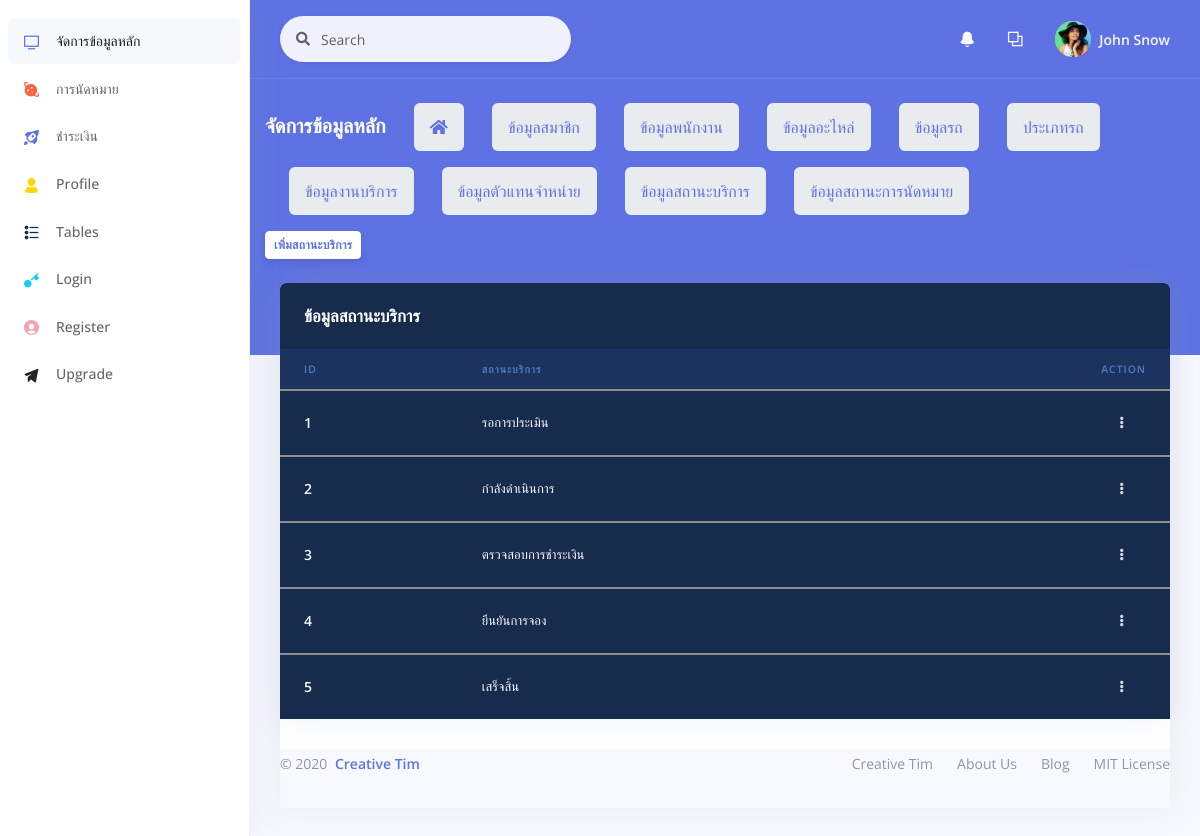
Page /backend/data_status.php on the earlier database version.
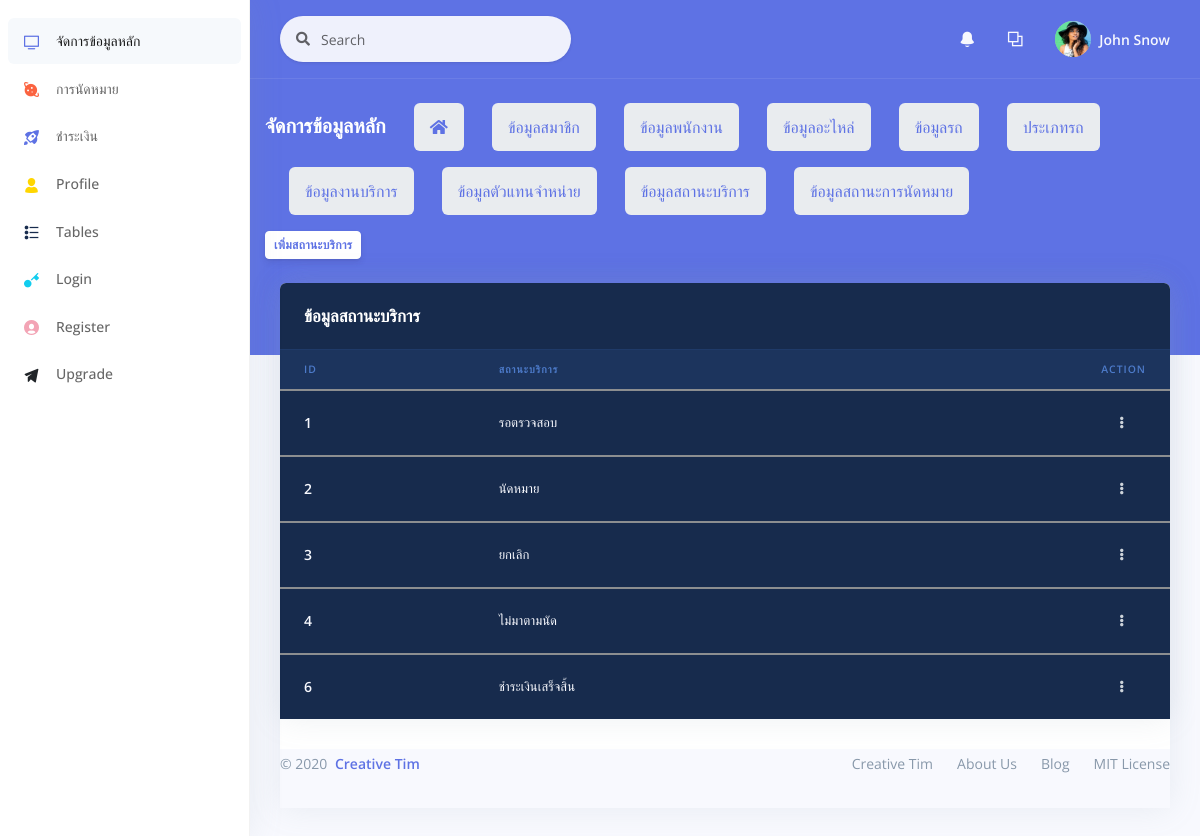
Same page on the later database version.
### tables this page shows
CREATE TABLE `serv_status` (
  `stsv_id` int(11) NOT NULL,
  `stsv_name` varchar(50) NOT NULL
);

### backend/data_status.php (the view, shortened to what this page needs)
<?php
include "../conn.php";
$sql="SELECT * FROM serv_status ORDER BY stsv_id ASC";
$result=mysqli_query($con,$sql);
?>
<!DOCTYPE html>
<html>
<head>
  <link rel="stylesheet" href="./assets/vendor/nucleo/css/nucleo.css" type="text/css">
  <link rel="stylesheet" href="./assets/vendor/@fortawesome/fontawesome-free/css/all.min.css" type="text/css">
  <link rel="stylesheet" href="./assets/css/argon.css?v=1.2.0" type="text/css">
</head>
<body>
<?php
    include "object/sidebar.php";
    include "object/_nev.php";
    include "object/listdata.php";
  ?>
            </div>
            <div class="text-right">
              <a href="Ac_regis_stsv.php" class="btn btn-sm btn-neutral">เพิ่มสถานะบริการ</a>
            </div>
          </div>
        </div>
      </div>
    </div>
    <div class="container-fluid mt--6">
      <div class="row">
        <div class="col">
          <div class="card">
      <div class="row">
        <div class="col">
          <div class="card bg-default shadow">
            <div class="card-header bg-transparent border-0">
              <h3 class="text-white mb-0">ข้อมูลสถานะบริการ</h3>
            </div>
            <div class="table-responsive">
              <table class="table align-items-center table-dark table-flush">
                <thead class="thead-dark">
                <tr>
                    <th scope="col" class="sort" data-sort="ID">ID</th>
                    <th scope="col" class="sort" data-sort="service">สถานะบริการ</th>
                    <th scope="col"class="text-right">Action</th>
                  </tr>
                </thead>
                <tbody class="list">
                  <?php
                while($rs=mysqli_fetch_array($result)){
                  $stsv_id = $rs['stsv_id'];
                  $stsv_name = $rs['stsv_name'];
                ?>
                <tbody class="list">
                  <tr>
                    <th scope="row">
                      <div class="media align-items-center">
                        <div class="media-body">
                          <span class="name mb-0 text-sm"><?php echo $stsv_id?></span>
                        </div>
                      </div>
                    </th>
                    <td class="budget">
                    <?php echo $stsv_name?>
                    </td>
                    <td class="text-right">
                      <div class="dropdown">
                        <a class="btn btn-sm btn-icon-only text-light" href="#" role="button" data-toggle="dropdown" aria-haspopup="true" aria-expanded="false">
                          <i class="fas fa-ellipsis-v"></i>
                        </a>
                      </div>
                    </td>
                  </tr>
                  <?php }
                  ?>
                </tbody>
              </table>
            </div>
          </div>
        </div>
      </div>
      <footer class="footer pt-0">
        <div class="row align-items-center justify-content-lg-between">
          <div class="col-lg-6">
            <div class="copyright text-center  text-lg-left  text-muted">
              &copy; 2020 <a href="https://www.creative-tim.com" class="font-weight-bold ml-1" target="_blank">Creative Tim</a>
            </div>
          </div>
          <div class="col-lg-6">
            <ul class="nav nav-footer justify-content-center justify-content-lg-end">
              <li class="nav-item">
                <a href="https://www.creative-tim.com" class="nav-link" target="_blank">Creative Tim</a>
              </li>
              <li class="nav-item">
                <a href="https://www.creative-tim.com/presentation" class="nav-link" target="_blank">About Us</a>
              </li>
              <li class="nav-item">
                <a href="http://blog.creative-tim.com" class="nav-link" target="_blank">Blog</a>
              </li>
              <li class="nav-item">
                <a href="https://github.com/creativetimofficial/argon-dashboard/blob/master/LICENSE.md" class="nav-link" target="_blank">MIT License</a>
              </li>
            </ul>
          </div>
        </div>
      </footer>
    </div>
  </div>
</body>
</html>

Differences in the rows shown:
removed serv_status: stsv_id "5", stsv_name "เสร็จสิ้น"
changed serv_status id 1: stsv_name "รอการประเมิน" → "รอตรวจสอบ"
changed serv_status id 2: stsv_name "กำลังดำเนินการ" → "นัดหมาย"
changed serv_status id 3: stsv_name "ตรวจสอบการชำระเงิน" → "ยกเลิก"
changed serv_status id 4: stsv_name "ยืนยันการจอง" → "ไม่มาตามนัด"
added serv_status: stsv_id "6", stsv_name "ชำระเงินเสร็จสิ้น"
